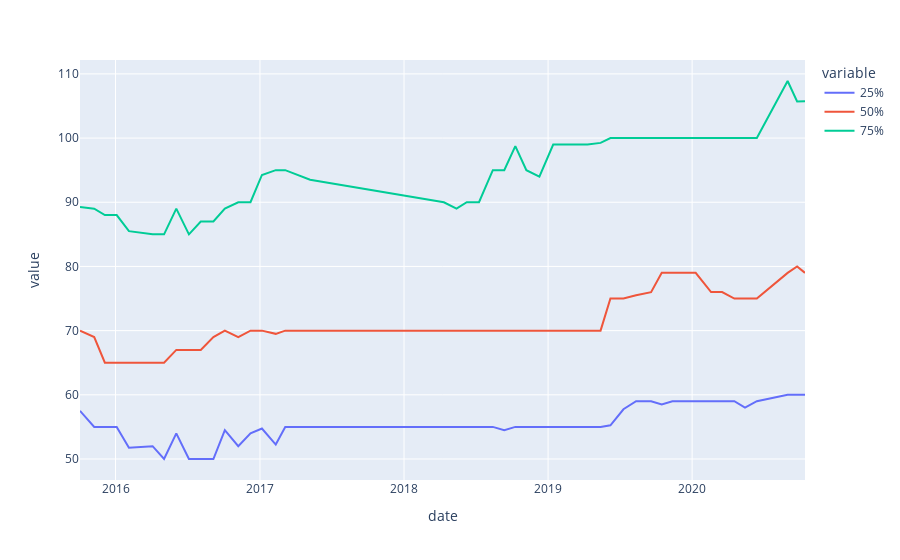

Source (notebook cell):
### Code cell
import plotly.express as px
fig = px.line(df3, x=df3.index, y=['25%','50%','75%'] )
fig
